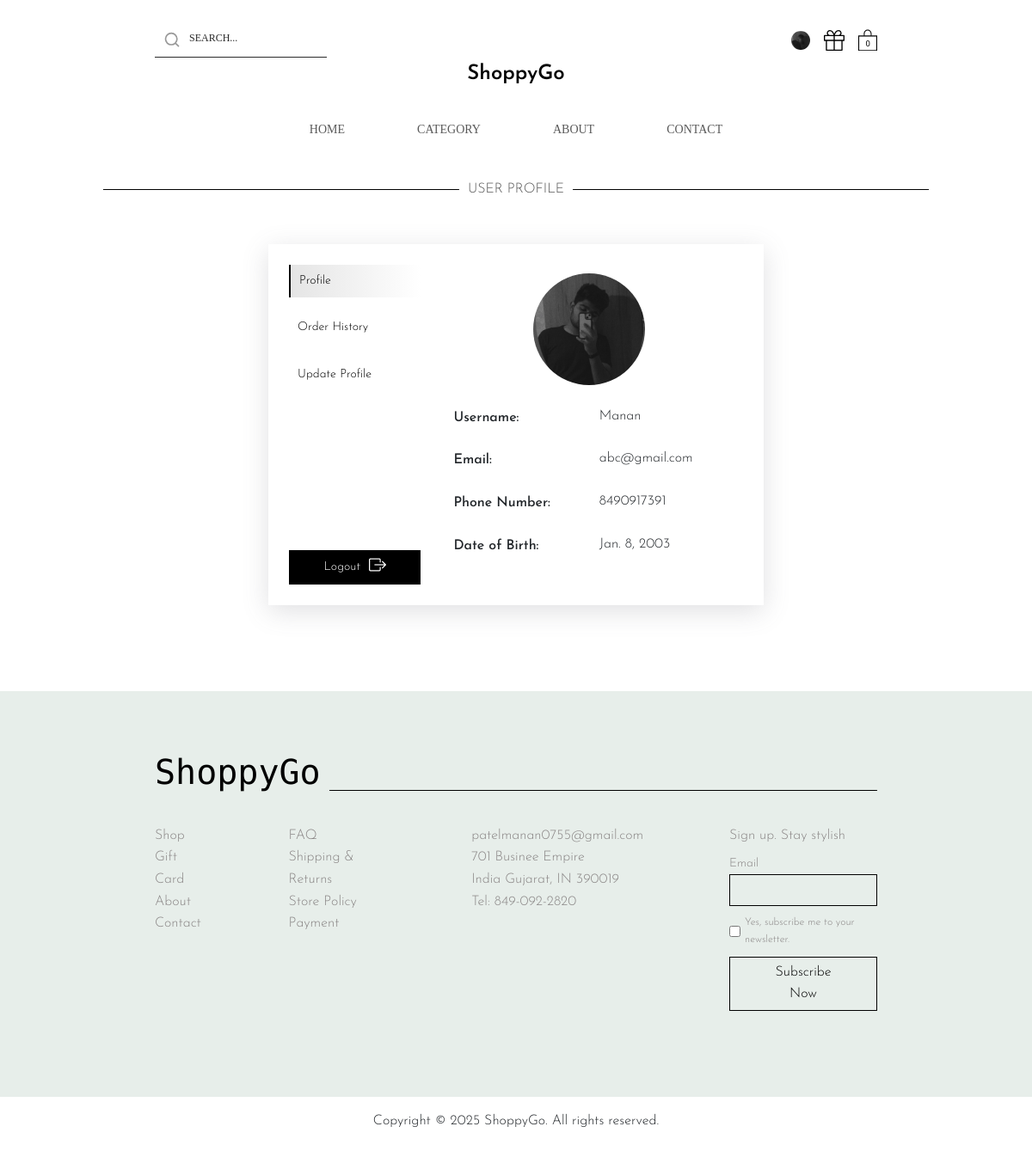
The app's page /profile/1 with its own data.
### ShoppyGo/models.py (models this page shows, shortened)
class CustomUser(AbstractUser):
    email = models.EmailField(unique=True)
    phone_number = models.CharField(max_length=15, unique=True, null=True, blank=True)
    date_of_birth = models.DateField(null=True, blank=True)
    profile_image = models.ImageField(upload_to='profile_pics/', null=True, blank=True)
    USERNAME_FIELD = 'email'
    REQUIRED_FIELDS = ['username']

### ShoppyGo/views.py (the view)
# urls.py: path('profile/<int:id>', views.profile, name='profile'),
def profile(request, id):
    user = get_object_or_404(CustomUser, id=id)
    return render(request, 'profile.html', {"user": user})

### ShoppyGo/cart_context.py (called while the page is built)
def cart_count(request):
    cart_items = []
    total_price = 0
    total_items = 0
    if request.user.is_authenticated:
        cart_items = Cart.objects.filter(user=request.user)
        total_price = sum(item.product.price * item.quantity for item in cart_items)
        total_items = sum(item.quantity for item in cart_items)
    return {
        "cart_items": cart_items,
        "total_price": total_price,
        "cart_item_count": total_items
    }

### templates/profile.html (shortened to what this page needs)
{% extends 'layout.html' %}
{% load static %}
{% block content %}
<link rel="stylesheet" href="{% static 'css/user_profile.css' %}">
<div class="divider">
    <span class="fw-light">USER PROFILE</span>
</div>
<section class="profile">
    <div class="cprofile">
        <div class="borderr d-flex p-4  gap-3">
            <div class="veer">
                <div class="qq d-flex flex-column gap-3">
                    <a class="active" href="{%url 'profile' user.id%}" >Profile</a>
                    <a href="{%url 'order_history_view' %}">Order History</a>
                    <a href="{%url 'update_profile' user.id  %}">Update Profile</a>
                </div>
                <div class="w-100 d-flex justify-content-end">
                    <form method="post"" action="{% url 'logout' %}">
                    <button class="logg" type="submit">Logout
                        <i class="bi bi-box-arrow-right"></i>
                    </button>
                    </form>
                </div>
            </div>
            <div class="mo d-flex flex-column align-items-center justify-content-start gap-4">
                <div class="prlo">
                    {% if user.profile_image %}
                        <img class="rounded-circle" src="{{ user.profile_image.url }}" alt="Profile Image">
                    {% endif %}
                </div>
                <div class="container d-flex flex-column gap-2 ">
                    <div class="row">
                        <div class="col-6">
                            <span>Username:</span>
                        </div>
                        <div class="col-6">
                            <p>{{ user.username }}</p>
                        </div>
                    </div>
                    <div class="row">
                        <div class="col-6">
                            <span>Email:</span>
                        </div>
                        <div class="col-6">
                            <p>{{ user.email }}</p>
                        </div>
                    </div>
                    <div class="row">
                        <div class="col-6">
                            <span>Phone Number:</span>
                        </div>
                        <div class="col-6">
                            <p>{{ user.phone_number }}</p>
                        </div>
                    </div>
                    <div class="row">
                        <div class="col-6">
                            <span>Date of Birth:</span>
                        </div>
                        <div class="col-6">
                            <p>{{ user.date_of_birth }}</p>
                        </div>
                    </div>
                </div>
            </div>
        </div>
    </div>
</section>
{% endblock %}

### templates/layout.html (shortened to what this page needs)
{% load static %}
<!doctype html>
<html lang="en">
  <head>
    <link href="https://cdn.jsdelivr.net/npm/bootstrap@5.3.3/dist/css/bootstrap.min.css" rel="stylesheet">
    <link rel="stylesheet" href="{% static 'css/home4.css' %}">
    <link rel="stylesheet" href="{% static 'css/layout4.css' %}">
    <link rel="stylesheet" href="https://cdn.jsdelivr.net/npm/bootstrap-icons/font/bootstrap-icons.css">
    <link rel="stylesheet" href="https://cdnjs.cloudflare.com/ajax/libs/aos/2.3.4/aos.css">
    <link rel="stylesheet" href="https://cdnjs.cloudflare.com/ajax/libs/font-awesome/6.5.1/css/all.min.css">
  </head>
  <body>
    <section class="navbar d-flex flex-column justify-content-center mt-3">
        <div class="top d-flex justify-content-between align-items-center">
          <div class="d-flex flex-column">
              <form method="GET" action="{% url 'home' %}" id="search-form">
                <div class="ui-input-container">
                    <input
                        placeholder="SEARCH..."
                        class="ui-input"
                        type="text"
                        name="query"
                        value="{{ query }}"
                        oninput="searchProducts()"
                        id="search-bar"
                        onfocus="showSearchResults()"
                        autocomplete="off"
                    />
                    <div class="ui-input-icon">
                        <svg xmlns="http://www.w3.org/2000/svg" fill="none" viewBox="0 0 24 24">
                            <path
                                stroke-linejoin="round"
                                stroke-linecap="round"
                                stroke-width="2"
                                stroke="currentColor"
                                d="M21 21L16.65 16.65M19 11C19 15.4183 15.4183 19 11 19C6.58172 19 3 15.4183 3 11C3 6.58172 6.58172 3 11 3C15.4183 3 19 6.58172 19 11Z"
                            ></path>
                        </svg>
                    </div>
                </div>
            </form>
          </div>
          <div class="login d-flex align-items-center gap-3 ">
            <div class="authentication d-flex gap-2 align-items-center">
              {% if user.is_authenticated %}
                <a href="{% url 'profile' user.id %}">
                  {% if user.profile_image %}
                      <img class="rounded-circle" src="{{ user.profile_image.url }}" width="22" height="22" alt="Profile Image">
                  {% endif %}
                </a>
                {% else %}
                <button type="submit" class="lo">
                  <a href="{% url 'login' %}">
                    Log In </a>
                  </button>
                {% endif %}
            </div>
            <a href="{% url 'gift' %}">
             </a>
            <a href="{% url 'cart_view' %}" class="" type="button">
            <svg xmlns="http://www.w3.org/2000/svg" version="1.1" width="22" height="26.2" viewBox="0 0 164.9 196.4" preserveAspectRatio="xMinYMax meet" data-hook="svg-icon-9">
              <text x="84" y="131" dy=".35em" text-anchor="middle" class="uxskpx M846Y_" data-hook="items-count" font-size="70">{{cart_item_count}}</text>
              <path d="M81.9 11.5c-18.8 0-34.1 16-34.1 35.7v18.1h7.8V47.2c0-15.4 11.8-27.9 26.4-27.9 14.5 0 26.4 12.5 26.4 27.9v18.1h6.6V64h1.1V47.2c-.1-19.7-15.4-35.7-34.2-35.7z"></path>
              <path d="M156.9 70.5v118H8v-118h148.9m8-8H0v134h164.9v-134z"></path>
            </svg></a>
          </div>
        </div>
        <div class="mid text-center">
            <p><a class="fs-4 fw-semibold text-black" href="{% url 'home' %}">ShoppyGo</a></p>
        </div>
        <div class="low">
          <nav class="navbar navbar-expand-lg ">
                <div class="navbar-nav gap-5">
                  <a class="nav-link" aria-current="page" href="{% url 'home' %}">HOME</a>
                  <a class="nav-link" href="{% url 'category' %}">CATEGORY</a>
                  <a class="nav-link" href="{% url 'about' %}">ABOUT</a>
                  <a class="nav-link" href="{% url 'contact' %}">CONTACT</a>
                </div>
          </nav>
        </div>
    </section>
    <div class="full">
        {% block content %}
        {% endblock  %}
    </div>
    <section class="footer">
    <div class="subFooter">
      <div class="up d-flex ">
        <h1>ShoppyGo</h1>
      </div>
      <div class="down">
          <div class="lefty d-flex flex-column">
            <a href="{% url 'shopAll' %}">Shop</a>
            <a href="{% url 'gift' %}">Gift Card</a>
            <a href="{% url 'about' %}">About</a>
            <a href="{% url 'contact' %}">Contact</a>
          </div>
          <div class="mid d-flex flex-column">
              <a href="#">FAQ</a>
              <a href="#">Shipping & Returns</a>
              <a href="#">Store Policy</a>
              <a href="#">Payment</a>
          </div>
          <div class="right d-flex flex-column">
                <a href="#">patelmanan0755@gmail.com</a>
                <p>
                  701 Businee Empire  <br>
                  India Gujarat, IN 390019  <br>
                  Tel: 849-092-2820
                </p>
          </div>
          <div class="rig">
          <p>Sign up. Stay stylish</p>
          <label for="inputEmail4" >Email</label><br>
          <input type="email" class="w-100" id="inputEmail4">
          <div class="rr"><input type="checkbox"><span>Yes, subscribe me to your newsletter.</span></div>
          <button>Subscribe Now</button>
          </div>
    </div>
    </section>
    <div class="copyright d-flex justify-content-center p-2 mt-2">
    <p>Copyright © 2025 ShoppyGo. All rights reserved.</p>
    </div>
  </body>
</html>

### static/css/home4.css (style rules this page uses)
:root { --hover : #926402; }
body { margin: 0; padding: 0; line-height: 1.6; }
.navbar { width: 100%; }
.top { width: 70%; }
.footer { width: 100%; display: flex; justify-content: center; background-color: #e7eeea; }
.ui-input-container { position: relative; }
.ui-input { width: 100%; padding: 10px 10px 10px 40px; font-size: 14px; border: none; border-bottom: 1px solid #000000d4; outline: none; background-color: transparent; transition: border-color 0.3s; }
.ui-input-container input::placeholder { font-size: 12px; font-family: proxima; color: rgba(0, 0, 0, 0.839); }
.ui-input-icon { position: absolute; left: 10px; top: 50%; transform: translateY(-50%); color: #999; transition: color 0.3s; }
.ui-input-icon svg { width: 20px; height: 20px; }
form button { font-size: 12px; background-color: transparent; border: none; }
.mid p { font-family: "Nova Mono", serif; }
.navbar-nav a { font-family: proxima; font-size: 14px; padding: 10px; margin: 0px 10px; }
.divider { display: flex; align-items: center; text-align: center; width: 80%; margin: 20px auto; }
.divider span { font-family: "Josefin Sans", serif; }
.divider::before, .divider::after { content: ""; flex: 1; border-bottom: 1px solid #000000; }
.divider span { padding: 0 10px; font-weight: bold; color: #555; }
.subFooter { width: 70%; display: flex; flex-direction: column; margin-top: 50px; gap: 10px; }
.down { display: flex; gap: 100px; margin-bottom: 100px; }
.up { display: flex; justify-content: flex-start; width: 100%; margin: 20px auto; }
.up::after { content: ""; flex: 1; border-bottom: 1px solid #000000; margin-bottom: 10px; }
.up h1 { padding-right: 10px; font-family: "Nova Mono", serif; color: #000000; }
.down a, .mid a, .right a { font-family: "Josefin Sans", serif; font-weight: 300; text-decoration: none; color: #8a8686; }
.right p { font-family: "Josefin Sans", serif; font-weight: 300; color: #8a8686; }
.rig p { font-family: "Josefin Sans", serif; font-weight: 300; margin-bottom: 5px; color: #8a8686; }
.rig label { font-family: "Josefin Sans", serif; font-weight: 300; color: #8a8686; font-size: 14px; }
.rig input { font-family: "Josefin Sans", serif; font-weight: 300; background-color: transparent; outline: none; padding: 5px; border: 1px solid black; }
.rig .rr { display: flex; gap: 5px; margin: 10px 0px; }
.rig .rr span { font-family: "Josefin Sans", serif; font-weight: 300; font-size: 12px; color: #8a8686; }
.rig button { background-color: transparent; font-family: "Josefin Sans", serif; font-weight: 300; padding: 5px 35px; width: 100%; border: 1px solid black; }
.copyright p { font-family: "Josefin Sans", serif; font-weight: 300; }

### static/css/layout4.css (style rules this page uses)
.ui-input-container { position: relative; display: flex; align-items: center; width: 100%; transition: width 0.3s ease-in-out; }
a { text-decoration: none; color: black; }

### static/css/user_profile.css (style rules this page uses)
.profile { width: 100%; display: flex; justify-content: center; margin-top: 50px; margin-bottom: 100px; }
.borderr { box-shadow: rgba(100, 100, 111, 0.2) 0px 7px 29px 0px; width: 60%; height: 420px; }
.cprofile { width: 80%; display: flex; justify-content: center; }
.veer { width: 30%; display: flex; flex-direction: column; justify-content: space-between; }
.qq a { color: rgb(0, 0, 0); padding: 8px 10px; font-size: 14px; font-family: "Josefin Sans", serif; font-weight: 300; }
.qq .active { border-left: 2px solid black; background: rgb(2,0,36); background: linear-gradient(90deg, rgba(2,0,36,1) 0%, rgba(0,0,0,0.1) 0%, rgba(255,255,255,1) 100%); }
.mo { width: 70%; padding: 10px; overflow-y: scroll; }
.prlo img { height: 130px; width: 130px; object-fit: cover; }
.w-100 form { width: 100%; background-color: black; display: flex; justify-content: center; }
.logg { display: flex; justify-content: center; align-items: center; background-color: black; color: white; padding: 4px 0px; gap: 10px ; font-size: 14px; font-family: "Josefin Sans", serif; font-weight: 300; }
.logg i { font-size: 20px; }
.row span { font-family: "Josefin Sans", serif; font-weight: 500; }
.row p { font-family: "Josefin Sans", serif; font-weight: 300; }
form { display: flex; flex-direction: column; }
form input, form select { width: 100%; padding: 10px; font-size: 16px; font-family: "Josefin Sans", serif; font-weight: 300; border: 1px solid #ccc; transition: border 0.3s ease-in-out; }

### records on screen
CustomUser: profile_image (picture), username "Manan", email "abc@gmail.com", phone_number "8490917391", date_of_birth "Jan. 8, 2003"

### other values on screen
{{ cart_item_count }} "0"
